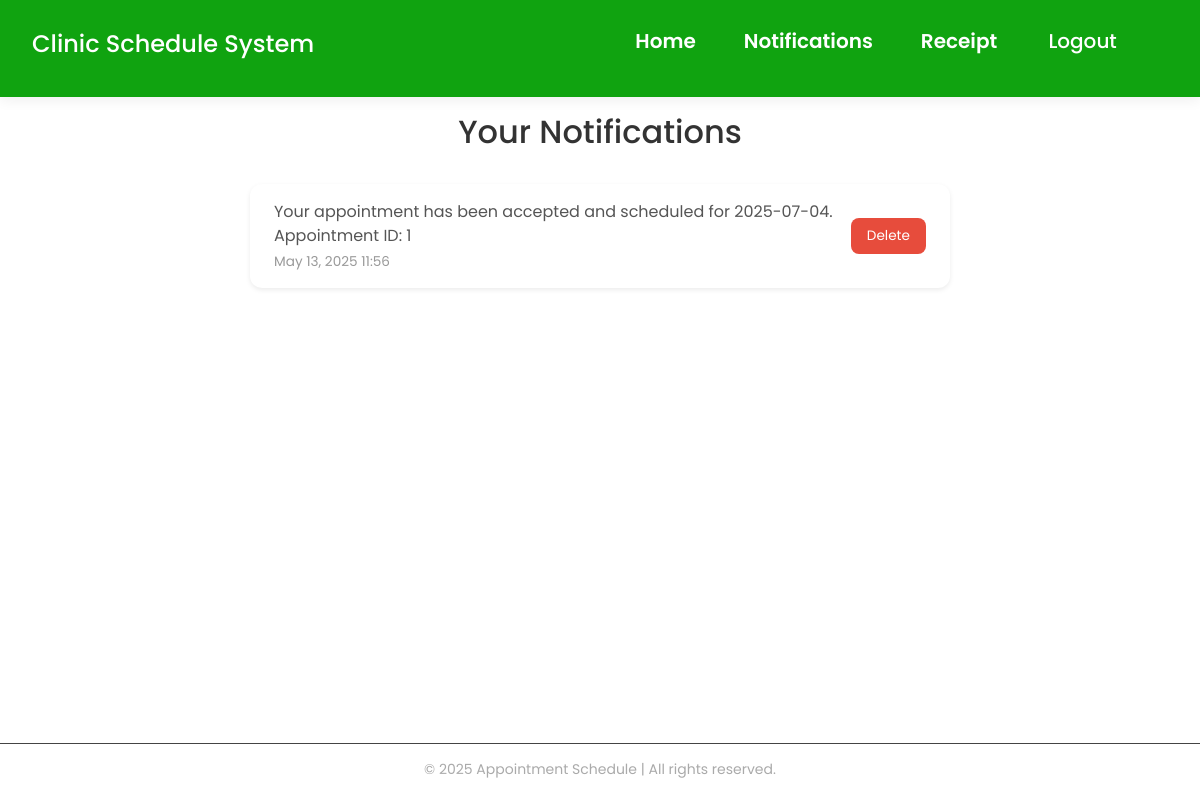
/notifications/ (signed in), run on the app's committed database.
### Scheduler/models.py (models this page shows, shortened)
class Notification(models.Model):
    user = models.ForeignKey(settings.AUTH_USER_MODEL, on_delete=models.CASCADE, related_name='notifications')
    appointment = models.ForeignKey(Appointments, on_delete=models.CASCADE, null=True, blank=True)
    message = models.TextField()
    date_created = models.DateTimeField(auto_now_add=True)

class Appointments(models.Model):
    user = models.ForeignKey(
        CustomUser,
        on_delete=models.CASCADE,
        related_name='appointments_as_user',
        null=True
    )
    first_name = models.CharField(max_length=25)
    last_name = models.CharField(max_length=25)
    email = models.EmailField()
    phone = models.CharField(max_length=15)
    PAYMENT_CHOICES = [
        ('premium', 'Premium'),
        ('standard', 'Standard'),
        ('basic', 'Basic'),
    ]
    payment = models.CharField(max_length=8, choices=PAYMENT_CHOICES, null=True)
    amount = models.PositiveIntegerField(null=True)
    made_payment = models.BooleanField(default=False)
    request = models.TextField()
    file = models.FileField(upload_to='uploads/', null=True, blank=True)
    date_created = models.DateTimeField(auto_now_add=True)
    doctor_selected = models.ForeignKey(
        CustomUser,
        on_delete=models.CASCADE,
        limit_choices_to={'role': 'doctor'},
        related_name='appointments',
        null=True
    )
    STATUS_CHOICES = [
        ('pending', 'Pending'),
        ('accepted', 'Accepted(ongoing)'),
        ('rejected', 'Rejected'),
        ('ended', 'Ended'),
    ]
    status = models.CharField(max_length=10, choices=STATUS_CHOICES, default='pending')
    status_date = models.DateField(null=True, blank=True)
    call_requested = models.BooleanField(default=False)
    appointment_date = models.DateField(null=True, blank=True)
    call_room_url = models.CharField(max_length=255, default='', blank=True)
    class Meta:
        ordering = ["-date_created"]

### Scheduler/views.py (the view)
# urls.py: path('notifications/', views.notifications, name='notifications'),
@login_required
def notifications(request):
    if request.user.role == 'doctor':
        return redirect('not_authorized')
    notifications = Notification.objects.filter(user=request.user).order_by('-date_created')
    return render(request, 'Scheduler/notifications.html', {'notifications': notifications})

### Scheduler/templates/Scheduler/notifications.html (shortened to what this page needs)
{% extends "Scheduler/base.html" %}
{% block content %}
<h2 class="notif-title">Your Notifications</h2>
{% if notifications %}
<ul class="notif-list">
  {% for notification in notifications %}
    <li class="notif-item">
      <div class="notif-content">
        {{ notification.message }}<br>
        {% if notification.appointment %}
          Appointment ID: {{ notification.appointment.id }}
        {% endif %}
        <span class="notif-date">{{ notification.date_created|date:"M d, Y H:i" }}</span>
      </div>
      <form method="post" action="{% url 'delete_notification' notification.id %}" class="notif-form">
        <button type="submit" class="notif-delete-btn">Delete</button>
      </form>
    </li>
  {% endfor %}
</ul>
{% else %}
  <p class="notif-empty">No notifications.</p>
{% endif %}
{% endblock %}

### Scheduler/static/Scheduler/main.css (style rules this page uses)
* { padding: 0; margin: 0; box-sizing: border-box; font-family: "Poppins", "Times New Roman"; }
body { background-color: #f7f9fc; color: #333; }
ul { list-style: none; padding: 0; }
.notif-title { text-align: center; color: #333; margin-bottom: 2rem; }
.notif-list { list-style: none; padding: 0; max-width: 700px; margin: 0 auto; }
.notif-item { background-color: #fff; border-radius: 12px; padding: 1rem 1.5rem; margin-bottom: 1rem; box-shadow: 0 2px 5px rgba(0, 0, 0, 0.08); display: flex; justify-content: space-between; align-items: center; transition: transform 0.2s ease; }
.notif-content { font-size: 1rem; color: #555; flex-grow: 1; margin-right: 1rem; }
.notif-date { display: block; font-size: 0.85rem; color: #999; margin-top: 0.25rem; }
.notif-form { margin: 0; }
.notif-delete-btn { background-color: #e74c3c; color: #fff; border: none; padding: 0.5rem 1rem; border-radius: 8px; cursor: pointer; font-size: 0.85rem; transition: background-color 0.3s ease; }

### data on the page
Notification: message "Your appointment has been accepted and scheduled for 2025-07-04.", appointment.id "1", date_created "May 13, 2025 11:56"
